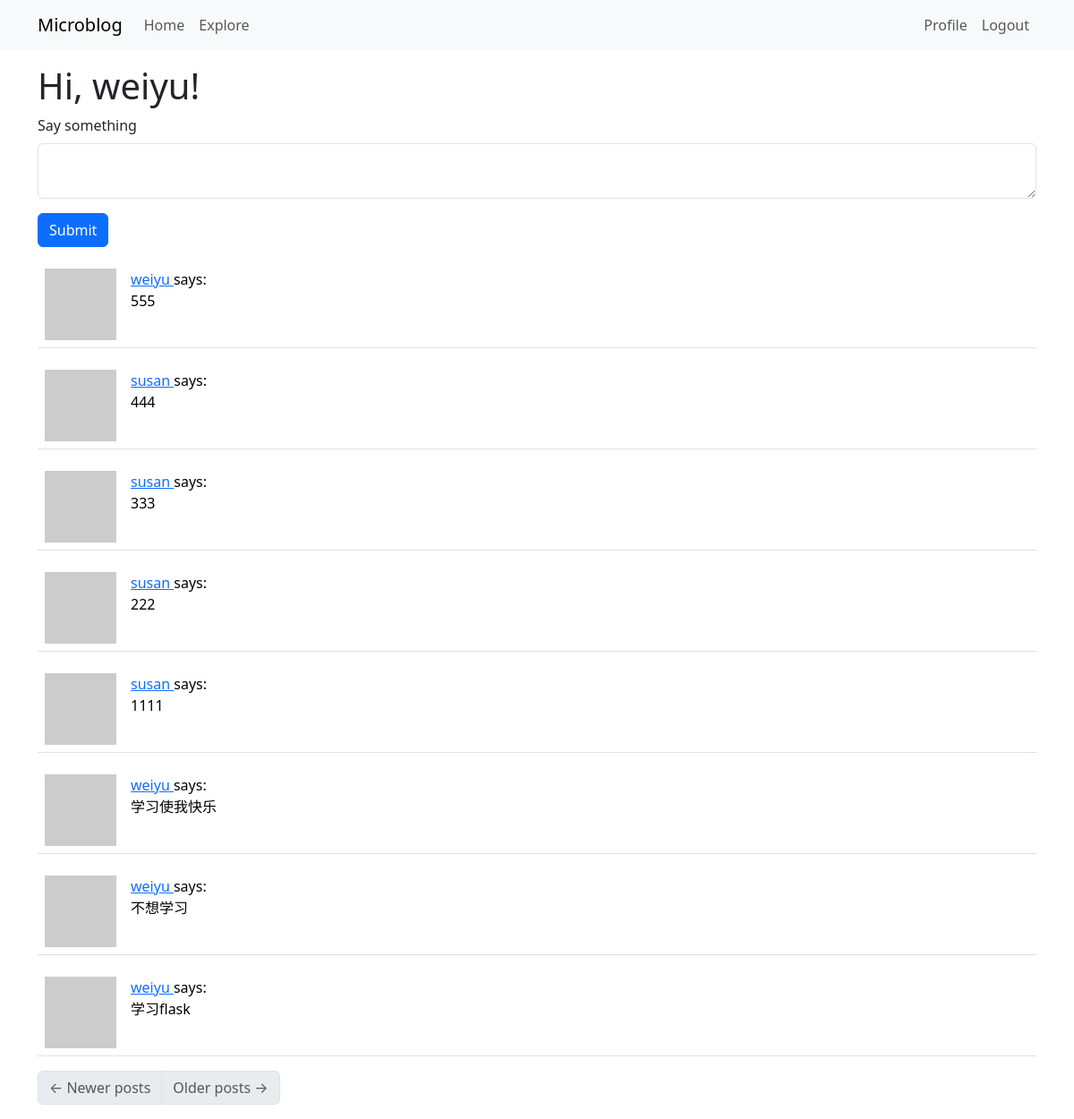
Before: /index (signed in) with the older database file.
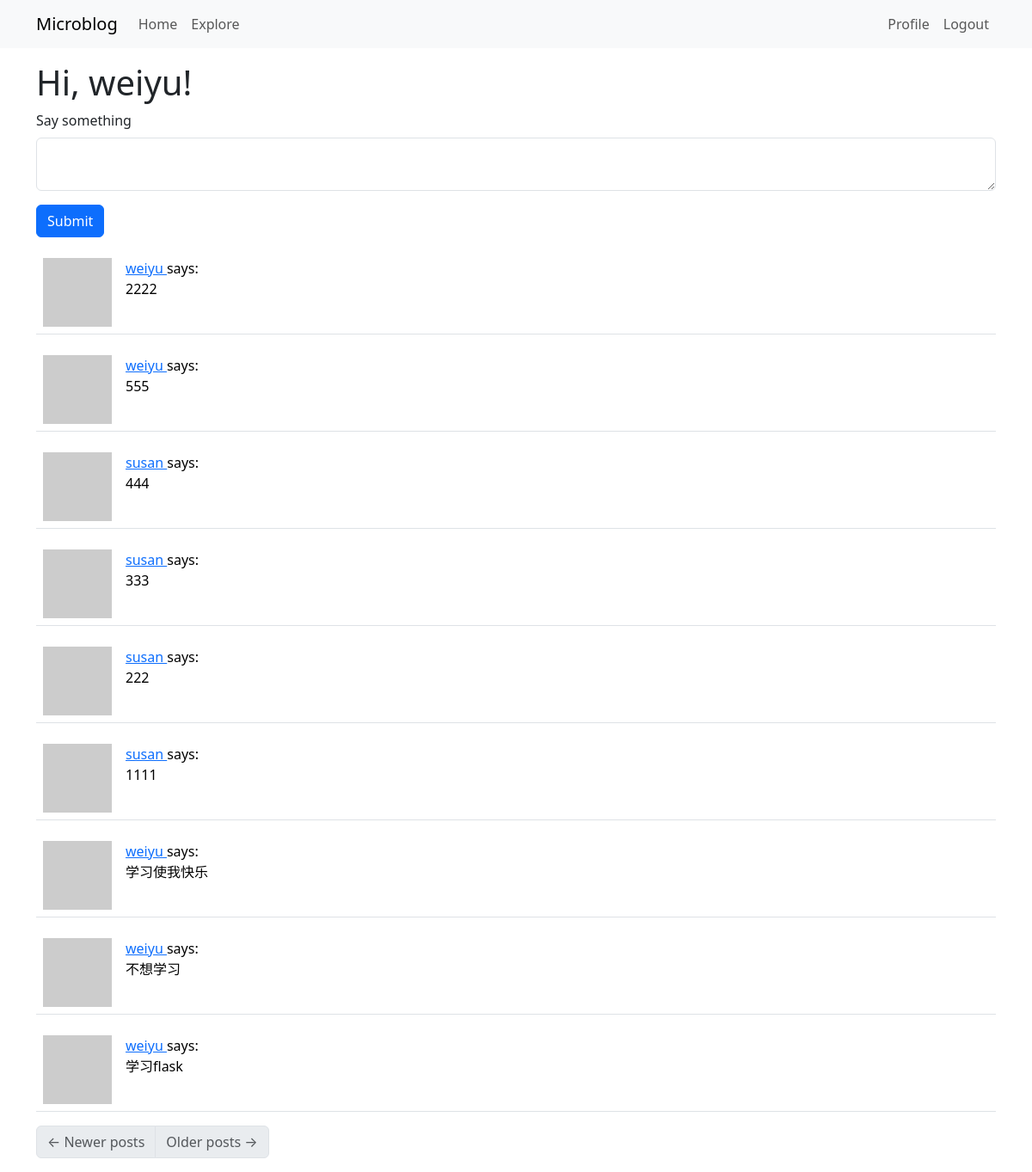
After: the same page with the newer database file.
### src/models.py (models this page shows, shortened)
class User(UserMixin, db.Model):
    id = db.Column(db.Integer,primary_key = True)
    username = db.Column(db.String(64),index=True,unique=True )
    email = db.Column(db.String(120),index=True,unique=True)
    password_hash = db.Column(db.String(128))
    posts = db.relationship('Post',backref='author',lazy='dynamic')
    about_me = db.Column(db.String(140))
    last_seen = db.Column(db.DateTime,default=datetime.utcnow)
    followed = db.relationship(
        'User', secondary=followers,
        primaryjoin=(followers.c.follower_id == id),
        secondaryjoin=(followers.c.followed_id == id),
        backref=db.backref('followers', lazy='dynamic'), lazy='dynamic')
    def avatar(self,size):
        digest = md5(self.email.lower().encode('utf-8')).hexdigest()
        return 'https://www.gravatar.com/avatar/{}?d=identicon&s={}'.format(
            digest,
            size
        )
    @login.user_loader
    def load_user(id):
        return User.query.get(int(id))

class Post(db.Model):
    id = dn=db.Column(db.Integer,primary_key=True)
    body = db.Column(db.String(140))
    timestamp = db.Column(db.DateTime,index=True,default=datetime.utcnow) #使用UTC时间
    user_id = db.Column(db.Integer,db.ForeignKey('user.id'))

### src/routes.py (the view)
@app.route('/', methods=['GET', 'POST'])
@app.route('/index', methods=['GET', 'POST'])
@login_required
def index():
    form = PostForm()
    if form.validate_on_submit():
        post = Post(body=form.post.data,author=current_user)
        db.session.add(post)
        db.session.commit()
        flash('Your post is now live!')
        return redirect(url_for('index'))  #Post/Redirect/Get 重定向向浏览器返送302响应，浏览器会重新发起get请求
    page = request.args.get('page', 1, type=int)  #可以从page查询字符串参数获得或是默认值1
    posts = Post.query.order_by(Post.timestamp.desc()).paginate(
        page=page, per_page=app.config['POSTS_PER_PAGE'], error_out=False
    )
    next_url = url_for('index', page = posts.next_num) if posts.has_next else None
    prev_url = url_for('index', page = posts.prev_num) if posts.has_prev else None
    return render_template('index.html', title = 'Home', form=form,posts = posts.items, next_url = next_url, prev_url = prev_url)

### src/forms.py
class PostForm(FlaskForm):
    post = TextAreaField('Say something', validators=[DataRequired(),Length(min=1,max=140)])
    submit = SubmitField('Submit')

### src/routes.py (called while the page is built)
@app.before_request
def before_request():
    if current_user.is_authenticated:
        current_user.last_seen = datetime.utcnow()
        db.session.commit()

### src/templates/index.html
{% extends "base.html" %}
{% import "bootstrap_wtf.html" as wtf %}
{% block content %}
    <h1>Hi, {{ current_user.username }}!</h1>
    {% if form %}
    {{ wtf.quick_form(form) }}
    {% endif %}
    {% for post in posts %}
        {% include '_post.html' %}
    {% endfor %}
    <nav aria-label="Post navigation">
        <ul class="pagination">
            <li class="page-item{% if not prev_url %} disabled{% endif %}">
                <a class="page-link" href="{{ prev_url }}">
                    <span aria-hidden="true">&larr;</span> Newer posts
                </a>
            </li>
            <li class="page-item{% if not next_url %} disabled{% endif %}">
                <a class="page-link" href="{{ next_url }}">
                    Older posts <span aria-hidden="true">&rarr;</span>
                </a>
            </li>
        </ul>
    </nav>
{% endblock %}

### src/templates/base.html (shortened to what this page needs)
<!doctype html>
<html lang="en">
  <head>
    <link
        href="https://cdn.jsdelivr.net/npm/bootstrap@5.3.2/dist/css/bootstrap.min.css"
        rel="stylesheet"
>
  </head>
  <body>
    <nav class="navbar navbar-expand-lg bg-body-tertiary">
      <div class="container">
        <a class="navbar-brand" href="{{ url_for('index') }}">Microblog</a>
        <div class="collapse navbar-collapse" id="navbarSupportedContent">
          <ul class="navbar-nav me-auto mb-2 mb-lg-0">
            <li class="nav-item">
              <a class="nav-link" aria-current="page" href="{{ url_for('index') }}">Home</a>
            </li>
            <li class="nav-item">
              <a class="nav-link" aria-current="page" href="{{ url_for('explore') }}">Explore</a>
            </li>
          </ul>
          <ul class="navbar-nav mb-2 mb-lg-0">
            {% if current_user.is_anonymous %}
            <li class="nav-item">
              <a class="nav-link" aria-current="page" href="{{ url_for('login') }}">Login</a>
            </li>
            {% else %}
            <li class="nav-item">
              <a class="nav-link" aria-current="page" href="{{ url_for('user', username=current_user.username) }}">Profile</a>
            </li>
            <li class="nav-item">
              <a class="nav-link" aria-current="page" href="{{ url_for('logout') }}">Logout</a>
            </li>
            {% endif %}
          </ul>
        </div>
      </div>
    </nav>
    <div class="container mt-3">
      {% block content %}{% endblock %}
    </div>
  </body>
</html>

### src/templates/bootstrap_wtf.html (shortened to what this page needs)
{% macro form_field(field, autofocus) %}
  {%- if field.type == 'BooleanField' %}
  <div class="form-check mb-3">
    {{ field(class='form-check-input') }}
    {{ field.label(class='form-check-label') }}
  </div>
  {%- elif field.type == 'SelectField' %}
    {{ field.label(class='form-label') }}
    {{ field(class='form-select mb-3') }}
  {%- elif field.type == 'TextAreaField' %}
  <div class="mb-3">
    {{ field.label(class='form-label') }}
    {% if autofocus %}
      {{ field(class='form-control' + (' is-invalid' if field.errors else ''), autofocus=True) }}
    {% else %}
      {{ field(class='form-control' + (' is-invalid' if field.errors else '')) }}
    {% endif %}
  </div>
  {%- elif field.type == 'SubmitField' %}
  {{ field(class='btn btn-primary mb-3') }}
  {%- endif %}
{% endmacro %}
{% macro quick_form(form, action="", method="post", id="", novalidate=False) %}
<form
  {%- if action != None %} action="{{ action }}"{% endif -%}
  {%- if method %} method="{{ method }}"{% endif %}
  {%- if novalidate %} novalidate{% endif -%}>
  {% set ns = namespace(first_field=true) %}
  {%- for field in form %}
    {% if field.widget.input_type != 'hidden' -%}
      {{ form_field(field, ns.first_field) }}
      {% set ns.first_field = false %}
    {%- endif %}
  {%- endfor %}
</form>
{% endmacro %}

### src/templates/_post.html
<table class="table table-hover">
    <tr>
        <td width="70px">
            <a href="{{ url_for('user', username=post.author.username) }}">
                <img src="{{ post.author.avatar(70) }}" />
            </a>
        </td>
        <td>
            <a href="{{ url_for('user', username=post.author.username) }}">
                {{ post.author.username }}
            </a>
            says:
            <br>
            {{ post.body }}
        </td>
    </tr>
</table>

Changed rows visible on the page:
added Post: author.username "weiyu", body "2222"
